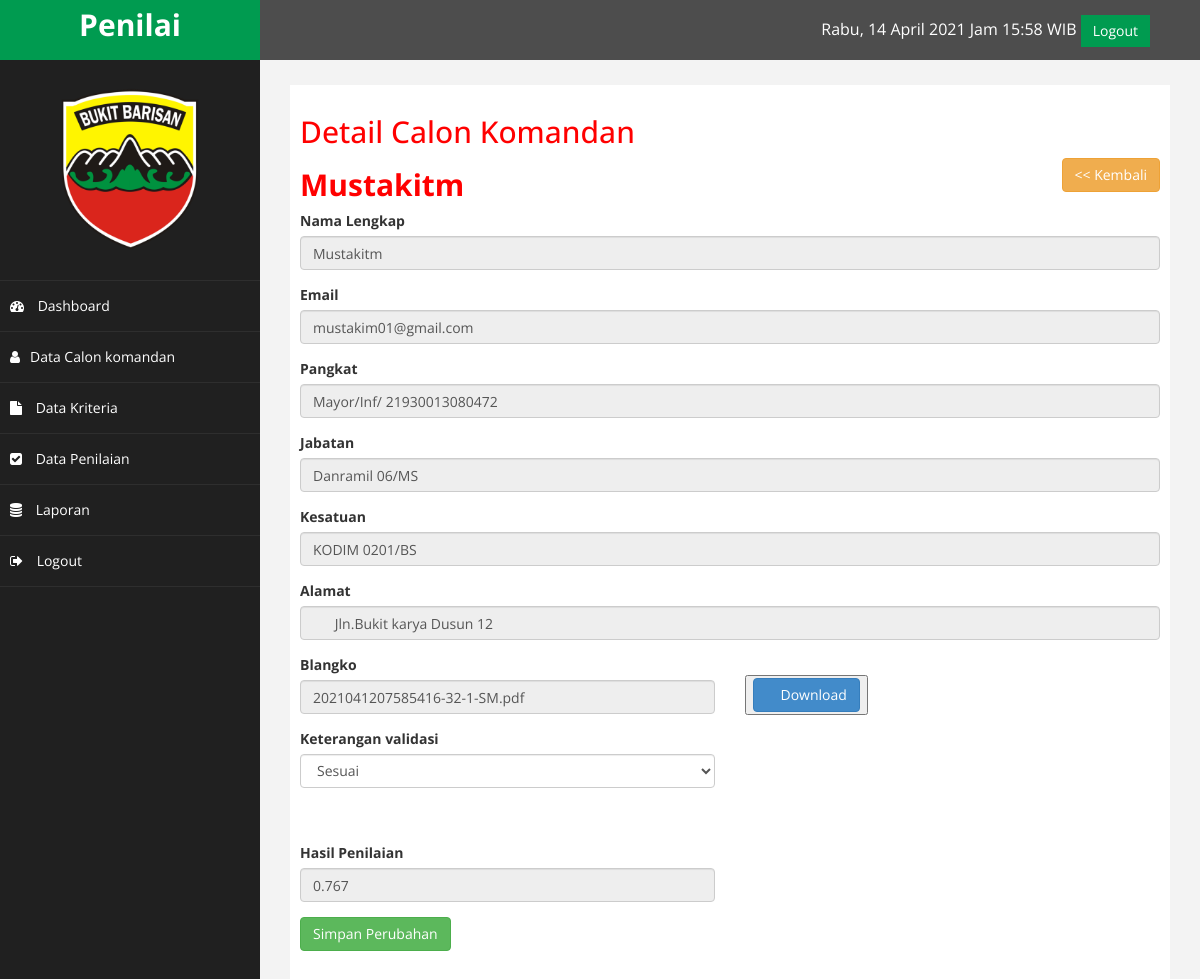
Screenshot of /admin/index.php?halaman=calonKomandanDetail&id=1 (signed in) with the database file from the repository.
### tables this page shows
CREATE TABLE `calon_komandan` (
  `id_calon_komandan` int(11) NOT NULL,
  `nama` varchar(30) NOT NULL,
  `email` varchar(50) NOT NULL,
  `password` varchar(35) NOT NULL,
  `pangkat` varchar(35) NOT NULL,
  `jabatan` varchar(35) NOT NULL,
  `kesatuan` varchar(35) NOT NULL,
  `no_hp` varchar(12) NOT NULL,
  `alamat` text NOT NULL,
  `blangko` varchar(255) NOT NULL,
  `keterangan` varchar(30) NOT NULL,
  `hasil` double NOT NULL
);

### admin/calonKomandanDetail.php (the view, shortened to what this page needs)
<h2>Detail Calon Komandan</h2>
<a href="index.php?halaman=calonKomandan" class=" btn btn-warning pull-right">
    << Kembali </a>
        <?php
        $ambil = $koneksi->query("SELECT * FROM calon_komandan WHERE id_calon_komandan='$_GET[id]'");
        $detail = $ambil->fetch_assoc();
        ?>
    <?php print_r($detail); ?>
        <h2><strong><?php echo $detail['nama']; ?></strong> </h2>
        <form method="post">
            <div class="form-group">
                <label>Nama Lengkap</label>
                <input type="text" class="form-control" name="nama" required="required"
                    value="<?php echo $detail['nama']; ?>" readonly>
            </div>
            <div class="form-group">
                <label>Email</label>
                <input type="text" class="form-control" name="email" required="required"
                    value="<?php echo $detail['email']; ?>" readonly>
            </div>
            <div class="form-group">
                <label>Pangkat</label>
                <input type="double" class="form-control" name="pangkat" required="required"
                    value="<?php echo $detail['pangkat']; ?>" readonly>
            </div>
            <div class="form-group">
                <label>Jabatan</label>
                <input type="double" class="form-control" name="jabatan" required="required"
                    value="<?php echo $detail['jabatan']; ?>" readonly>
            </div>
            <div class="form-group">
                <label>Kesatuan</label>
                <input type="double" class="form-control" name="kesatuan" required="required"
                    value="<?php echo $detail['kesatuan']; ?>" readonly>
            </div>
            <div class="form-group">
                <label>Alamat</label>
                <input type="double" class="form-control" name="alamat" required="required"
                    value="<?php echo $detail['alamat']; ?>" readonly>
            </div>
            <div class="row">
                <div class="col-md-6">
                    <div class="form-group">
                        <label>Blangko</label>
                        <input type="text" class="form-control" name="blangko" required="required"
                            value="<?php echo $detail['blangko']; ?>" readonly>
                    </div>
                </div>
                <div class="col-md-6">
                    <br>
                    <button><a href="download.php?file=<?php echo $detail['blangko'] ?>" class="btn btn-primary"><span
                                class="glyphicon glyphicon-download"></span> Download</a></button>
                </div>
            </div>
            <div class="row">
                <div class="col-md-6">
                    <div class="form-group">
                        <label>Keterangan validasi</label>
                        <select class="form-control" name="ket">
                            <?php if ($detail['keterangan']!==NULL ):  ?>
                            <option disabled="disabled" selected="selected"><?php echo $detail['keterangan'] ?>
                            </option>
                            <?php endif ?>
                        </select>
                    </div>
                </div>
            </div>
            <div class="row">
                <div class="col-md-6">
                    <div class="form-group">
                        <br>
                        <br>
                        <label>Hasil Penilaian</label>
                        <input type="double" class="form-control" name="hasil" required="required"
                            value="<?php echo $detail['hasil']; ?>" readonly>
                    </div>
                </div>
            </div>
            <input type="submit" name="save" value="Simpan Perubahan" class="btn btn-success">
        </form>

### admin/assets/css/custom.css (style rules this page uses)
body { font-family: 'Open Sans', sans-serif; }
h2 { color: #f00; }

### rows the page displays
calon_komandan: nama "Mustakitm", email "mustakim01@gmail.com", pangkat "Mayor/Inf/ 21930013080472", jabatan "Danramil 06/MS", kesatuan "KODIM 0201/BS", alamat "Jln.Bukit karya Dusun 12", blangko "2021041207585416-32-1-SM.pdf", ket "Sesuai", hasil "0.767"
